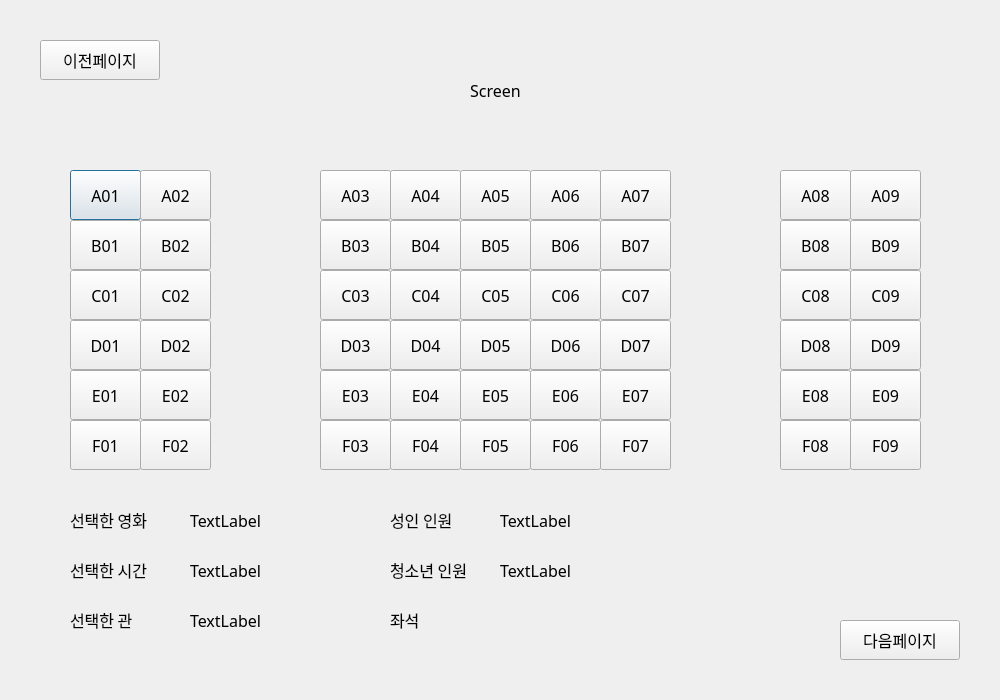
<?xml version="1.0" encoding="UTF-8"?>
<ui version="4.0">
 <class>Dialog</class>
 <widget class="QDialog" name="Dialog">
  <property name="geometry">
   <rect>
    <x>0</x>
    <y>0</y>
    <width>1000</width>
    <height>700</height>
   </rect>
  </property>
  <property name="minimumSize">
   <size>
    <width>1000</width>
    <height>700</height>
   </size>
  </property>
  <property name="maximumSize">
   <size>
    <width>1000</width>
    <height>700</height>
   </size>
  </property>
  <property name="windowTitle">
   <string>Dialog</string>
  </property>
  <widget class="QPushButton" name="seat_A01">
   <property name="geometry">
    <rect>
     <x>70</x>
     <y>170</y>
     <width>71</width>
     <height>50</height>
    </rect>
   </property>
   <property name="font">
    <font>
     <family>NanumGothic</family>
     <pointsize>12</pointsize>
    </font>
   </property>
   <property name="text">
    <string>A01</string>
   </property>
  </widget>
  <widget class="QPushButton" name="seat_A02">
   <property name="geometry">
    <rect>
     <x>140</x>
     <y>170</y>
     <width>71</width>
     <height>50</height>
    </rect>
   </property>
   <property name="font">
    <font>
     <family>NanumGothic</family>
     <pointsize>12</pointsize>
    </font>
   </property>
   <property name="text">
    <string>A02</string>
   </property>
  </widget>
  <widget class="QPushButton" name="seat_B01">
   <property name="geometry">
    <rect>
     <x>70</x>
     <y>220</y>
     <width>71</width>
     <height>50</height>
    </rect>
   </property>
   <property name="font">
    <font>
     <family>NanumGothic</family>
     <pointsize>12</pointsize>
    </font>
   </property>
   <property name="text">
    <string>B01</string>
   </property>
  </widget>
  <widget class="QPushButton" name="seat_B02">
   <property name="geometry">
    <rect>
     <x>140</x>
     <y>220</y>
     <width>71</width>
     <height>50</height>
    </rect>
   </property>
   <property name="font">
    <font>
     <family>NanumGothic</family>
     <pointsize>12</pointsize>
    </font>
   </property>
   <property name="text">
    <string>B02</string>
   </property>
  </widget>
  <widget class="QPushButton" name="seat_D02">
   <property name="geometry">
    <rect>
     <x>140</x>
     <y>320</y>
     <width>71</width>
     <height>50</height>
    </rect>
   </property>
   <property name="font">
    <font>
     <family>NanumGothic</family>
     <pointsize>12</pointsize>
    </font>
   </property>
   <property name="text">
    <string>D02</string>
   </property>
  </widget>
  <widget class="QPushButton" name="seat_C02">
   <property name="geometry">
    <rect>
     <x>140</x>
     <y>270</y>
     <width>71</width>
     <height>50</height>
    </rect>
   </property>
   <property name="font">
    <font>
     <family>NanumGothic</family>
     <pointsize>12</pointsize>
    </font>
   </property>
   <property name="text">
    <string>C02</string>
   </property>
  </widget>
  <widget class="QPushButton" name="seat_C01">
   <property name="geometry">
    <rect>
     <x>70</x>
     <y>270</y>
     <width>71</width>
     <height>50</height>
    </rect>
   </property>
   <property name="font">
    <font>
     <family>NanumGothic</family>
     <pointsize>12</pointsize>
    </font>
   </property>
   <property name="text">
    <string>C01</string>
   </property>
  </widget>
  <widget class="QPushButton" name="seat_D01">
   <property name="geometry">
    <rect>
     <x>70</x>
     <y>320</y>
     <width>71</width>
     <height>50</height>
    </rect>
   </property>
   <property name="font">
    <font>
     <family>NanumGothic</family>
     <pointsize>12</pointsize>
    </font>
   </property>
   <property name="text">
    <string>D01</string>
   </property>
  </widget>
  <widget class="QPushButton" name="seat_E02">
   <property name="geometry">
    <rect>
     <x>140</x>
     <y>370</y>
     <width>71</width>
     <height>50</height>
    </rect>
   </property>
   <property name="font">
    <font>
     <family>NanumGothic</family>
     <pointsize>12</pointsize>
    </font>
   </property>
   <property name="text">
    <string>E02</string>
   </property>
  </widget>
  <widget class="QPushButton" name="seat_E01">
   <property name="geometry">
    <rect>
     <x>70</x>
     <y>370</y>
     <width>71</width>
     <height>50</height>
    </rect>
   </property>
   <property name="font">
    <font>
     <family>NanumGothic</family>
     <pointsize>12</pointsize>
    </font>
   </property>
   <property name="text">
    <string>E01</string>
   </property>
  </widget>
  <widget class="QPushButton" name="seat_B03">
   <property name="geometry">
    <rect>
     <x>320</x>
     <y>220</y>
     <width>71</width>
     <height>50</height>
    </rect>
   </property>
   <property name="font">
    <font>
     <family>NanumGothic</family>
     <pointsize>12</pointsize>
    </font>
   </property>
   <property name="text">
    <string>B03</string>
   </property>
  </widget>
  <widget class="QPushButton" name="seat_C03">
   <property name="geometry">
    <rect>
     <x>320</x>
     <y>270</y>
     <width>71</width>
     <height>50</height>
    </rect>
   </property>
   <property name="font">
    <font>
     <family>NanumGothic</family>
     <pointsize>12</pointsize>
    </font>
   </property>
   <property name="text">
    <string>C03</string>
   </property>
  </widget>
  <widget class="QPushButton" name="seat_A03">
   <property name="geometry">
    <rect>
     <x>320</x>
     <y>170</y>
     <width>71</width>
     <height>50</height>
    </rect>
   </property>
   <property name="font">
    <font>
     <family>NanumGothic</family>
     <pointsize>12</pointsize>
    </font>
   </property>
   <property name="text">
    <string>A03</string>
   </property>
  </widget>
  <widget class="QPushButton" name="seat_E03">
   <property name="geometry">
    <rect>
     <x>320</x>
     <y>370</y>
     <width>71</width>
     <height>50</height>
    </rect>
   </property>
   <property name="font">
    <font>
     <family>NanumGothic</family>
     <pointsize>12</pointsize>
    </font>
   </property>
   <property name="text">
    <string>E03</string>
   </property>
  </widget>
  <widget class="QPushButton" name="seat_D03">
   <property name="geometry">
    <rect>
     <x>320</x>
     <y>320</y>
     <width>71</width>
     <height>50</height>
    </rect>
   </property>
   <property name="font">
    <font>
     <family>NanumGothic</family>
     <pointsize>12</pointsize>
    </font>
   </property>
   <property name="text">
    <string>D03</string>
   </property>
  </widget>
  <widget class="QPushButton" name="seat_C04">
   <property name="geometry">
    <rect>
     <x>390</x>
     <y>270</y>
     <width>71</width>
     <height>50</height>
    </rect>
   </property>
   <property name="font">
    <font>
     <family>NanumGothic</family>
     <pointsize>12</pointsize>
    </font>
   </property>
   <property name="text">
    <string>C04</string>
   </property>
  </widget>
  <widget class="QPushButton" name="seat_B04">
   <property name="geometry">
    <rect>
     <x>390</x>
     <y>220</y>
     <width>71</width>
     <height>50</height>
    </rect>
   </property>
   <property name="font">
    <font>
     <family>NanumGothic</family>
     <pointsize>12</pointsize>
    </font>
   </property>
   <property name="text">
    <string>B04</string>
   </property>
  </widget>
  <widget class="QPushButton" name="seat_D04">
   <property name="geometry">
    <rect>
     <x>390</x>
     <y>320</y>
     <width>71</width>
     <height>50</height>
    </rect>
   </property>
   <property name="font">
    <font>
     <family>NanumGothic</family>
     <pointsize>12</pointsize>
    </font>
   </property>
   <property name="text">
    <string>D04</string>
   </property>
  </widget>
  <widget class="QPushButton" name="seat_E04">
   <property name="geometry">
    <rect>
     <x>390</x>
     <y>370</y>
     <width>71</width>
     <height>50</height>
    </rect>
   </property>
   <property name="font">
    <font>
     <family>NanumGothic</family>
     <pointsize>12</pointsize>
    </font>
   </property>
   <property name="text">
    <string>E04</string>
   </property>
  </widget>
  <widget class="QPushButton" name="seat_A04">
   <property name="geometry">
    <rect>
     <x>390</x>
     <y>170</y>
     <width>71</width>
     <height>50</height>
    </rect>
   </property>
   <property name="font">
    <font>
     <family>NanumGothic</family>
     <pointsize>12</pointsize>
    </font>
   </property>
   <property name="text">
    <string>A04</string>
   </property>
  </widget>
  <widget class="QPushButton" name="seat_D05">
   <property name="geometry">
    <rect>
     <x>460</x>
     <y>320</y>
     <width>71</width>
     <height>50</height>
    </rect>
   </property>
   <property name="font">
    <font>
     <family>NanumGothic</family>
     <pointsize>12</pointsize>
    </font>
   </property>
   <property name="text">
    <string>D05</string>
   </property>
  </widget>
  <widget class="QPushButton" name="seat_E05">
   <property name="geometry">
    <rect>
     <x>460</x>
     <y>370</y>
     <width>71</width>
     <height>50</height>
    </rect>
   </property>
   <property name="font">
    <font>
     <family>NanumGothic</family>
     <pointsize>12</pointsize>
    </font>
   </property>
   <property name="text">
    <string>E05</string>
   </property>
  </widget>
  <widget class="QPushButton" name="seat_A05">
   <property name="geometry">
    <rect>
     <x>460</x>
     <y>170</y>
     <width>71</width>
     <height>50</height>
    </rect>
   </property>
   <property name="font">
    <font>
     <family>NanumGothic</family>
     <pointsize>12</pointsize>
    </font>
   </property>
   <property name="text">
    <string>A05</string>
   </property>
  </widget>
  <widget class="QPushButton" name="seat_C05">
   <property name="geometry">
    <rect>
     <x>460</x>
     <y>270</y>
     <width>71</width>
     <height>50</height>
    </rect>
   </property>
   <property name="font">
    <font>
     <family>NanumGothic</family>
     <pointsize>12</pointsize>
    </font>
   </property>
   <property name="text">
    <string>C05</string>
   </property>
  </widget>
  <widget class="QPushButton" name="seat_B05">
   <property name="geometry">
    <rect>
     <x>460</x>
     <y>220</y>
     <width>71</width>
     <height>50</height>
    </rect>
   </property>
   <property name="font">
    <font>
     <family>NanumGothic</family>
     <pointsize>12</pointsize>
    </font>
   </property>
   <property name="text">
    <string>B05</string>
   </property>
  </widget>
  <widget class="QPushButton" name="seat_D06">
   <property name="geometry">
    <rect>
     <x>530</x>
     <y>320</y>
     <width>71</width>
     <height>50</height>
    </rect>
   </property>
   <property name="font">
    <font>
     <family>NanumGothic</family>
     <pointsize>12</pointsize>
    </font>
   </property>
   <property name="text">
    <string>D06</string>
   </property>
  </widget>
  <widget class="QPushButton" name="seat_C06">
   <property name="geometry">
    <rect>
     <x>530</x>
     <y>270</y>
     <width>71</width>
     <height>50</height>
    </rect>
   </property>
   <property name="font">
    <font>
     <family>NanumGothic</family>
     <pointsize>12</pointsize>
    </font>
   </property>
   <property name="text">
    <string>C06</string>
   </property>
  </widget>
  <widget class="QPushButton" name="seat_A06">
   <property name="geometry">
    <rect>
     <x>530</x>
     <y>170</y>
     <width>71</width>
     <height>50</height>
    </rect>
   </property>
   <property name="font">
    <font>
     <family>NanumGothic</family>
     <pointsize>12</pointsize>
    </font>
   </property>
   <property name="text">
    <string>A06</string>
   </property>
  </widget>
  <widget class="QPushButton" name="seat_E06">
   <property name="geometry">
    <rect>
     <x>530</x>
     <y>370</y>
     <width>71</width>
     <height>50</height>
    </rect>
   </property>
   <property name="font">
    <font>
     <family>NanumGothic</family>
     <pointsize>12</pointsize>
    </font>
   </property>
   <property name="text">
    <string>E06</string>
   </property>
  </widget>
  <widget class="QPushButton" name="seat_B06">
   <property name="geometry">
    <rect>
     <x>530</x>
     <y>220</y>
     <width>71</width>
     <height>50</height>
    </rect>
   </property>
   <property name="font">
    <font>
     <family>NanumGothic</family>
     <pointsize>12</pointsize>
    </font>
   </property>
   <property name="text">
    <string>B06</string>
   </property>
  </widget>
  <widget class="QPushButton" name="seat_C07">
   <property name="geometry">
    <rect>
     <x>600</x>
     <y>270</y>
     <width>71</width>
     <height>50</height>
    </rect>
   </property>
   <property name="font">
    <font>
     <family>NanumGothic</family>
     <pointsize>12</pointsize>
    </font>
   </property>
   <property name="text">
    <string>C07</string>
   </property>
  </widget>
  <widget class="QPushButton" name="seat_E07">
   <property name="geometry">
    <rect>
     <x>600</x>
     <y>370</y>
     <width>71</width>
     <height>50</height>
    </rect>
   </property>
   <property name="font">
    <font>
     <family>NanumGothic</family>
     <pointsize>12</pointsize>
    </font>
   </property>
   <property name="text">
    <string>E07</string>
   </property>
  </widget>
  <widget class="QPushButton" name="seat_B07">
   <property name="geometry">
    <rect>
     <x>600</x>
     <y>220</y>
     <width>71</width>
     <height>50</height>
    </rect>
   </property>
   <property name="font">
    <font>
     <family>NanumGothic</family>
     <pointsize>12</pointsize>
    </font>
   </property>
   <property name="text">
    <string>B07</string>
   </property>
  </widget>
  <widget class="QPushButton" name="seat_A07">
   <property name="geometry">
    <rect>
     <x>600</x>
     <y>170</y>
     <width>71</width>
     <height>50</height>
    </rect>
   </property>
   <property name="font">
    <font>
     <family>NanumGothic</family>
     <pointsize>12</pointsize>
    </font>
   </property>
   <property name="text">
    <string>A07</string>
   </property>
  </widget>
  <widget class="QPushButton" name="seat_D07">
   <property name="geometry">
    <rect>
     <x>600</x>
     <y>320</y>
     <width>71</width>
     <height>50</height>
    </rect>
   </property>
   <property name="font">
    <font>
     <family>NanumGothic</family>
     <pointsize>12</pointsize>
    </font>
   </property>
   <property name="text">
    <string>D07</string>
   </property>
  </widget>
  <widget class="QPushButton" name="seat_F06">
   <property name="geometry">
    <rect>
     <x>530</x>
     <y>420</y>
     <width>71</width>
     <height>50</height>
    </rect>
   </property>
   <property name="font">
    <font>
     <family>NanumGothic</family>
     <pointsize>12</pointsize>
    </font>
   </property>
   <property name="text">
    <string>F06</string>
   </property>
  </widget>
  <widget class="QPushButton" name="seat_F07">
   <property name="geometry">
    <rect>
     <x>600</x>
     <y>420</y>
     <width>71</width>
     <height>50</height>
    </rect>
   </property>
   <property name="font">
    <font>
     <family>NanumGothic</family>
     <pointsize>12</pointsize>
    </font>
   </property>
   <property name="text">
    <string>F07</string>
   </property>
  </widget>
  <widget class="QPushButton" name="seat_F04">
   <property name="geometry">
    <rect>
     <x>390</x>
     <y>420</y>
     <width>71</width>
     <height>50</height>
    </rect>
   </property>
   <property name="font">
    <font>
     <family>NanumGothic</family>
     <pointsize>12</pointsize>
    </font>
   </property>
   <property name="text">
    <string>F04</string>
   </property>
  </widget>
  <widget class="QPushButton" name="seat_F03">
   <property name="geometry">
    <rect>
     <x>320</x>
     <y>420</y>
     <width>71</width>
     <height>50</height>
    </rect>
   </property>
   <property name="font">
    <font>
     <family>NanumGothic</family>
     <pointsize>12</pointsize>
    </font>
   </property>
   <property name="text">
    <string>F03</string>
   </property>
  </widget>
  <widget class="QPushButton" name="seat_F05">
   <property name="geometry">
    <rect>
     <x>460</x>
     <y>420</y>
     <width>71</width>
     <height>50</height>
    </rect>
   </property>
   <property name="font">
    <font>
     <family>NanumGothic</family>
     <pointsize>12</pointsize>
    </font>
   </property>
   <property name="text">
    <string>F05</string>
   </property>
  </widget>
  <widget class="QPushButton" name="seat_F01">
   <property name="geometry">
    <rect>
     <x>70</x>
     <y>420</y>
     <width>71</width>
     <height>50</height>
    </rect>
   </property>
   <property name="font">
    <font>
     <family>NanumGothic</family>
     <pointsize>12</pointsize>
    </font>
   </property>
   <property name="text">
    <string>F01</string>
   </property>
  </widget>
  <widget class="QPushButton" name="seat_F02">
   <property name="geometry">
    <rect>
     <x>140</x>
     <y>420</y>
     <width>71</width>
     <height>50</height>
    </rect>
   </property>
   <property name="font">
    <font>
     <family>NanumGothic</family>
     <pointsize>12</pointsize>
    </font>
   </property>
   <property name="text">
    <string>F02</string>
   </property>
  </widget>
  <widget class="QPushButton" name="seat_B09">
   <property name="geometry">
    <rect>
     <x>850</x>
     <y>220</y>
     <width>71</width>
     <height>50</height>
    </rect>
   </property>
   <property name="font">
    <font>
     <family>NanumGothic</family>
     <pointsize>12</pointsize>
    </font>
   </property>
   <property name="text">
    <string>B09</string>
   </property>
  </widget>
  <widget class="QPushButton" name="seat_C09">
   <property name="geometry">
    <rect>
     <x>850</x>
     <y>270</y>
     <width>71</width>
     <height>50</height>
    </rect>
   </property>
   <property name="font">
    <font>
     <family>NanumGothic</family>
     <pointsize>12</pointsize>
    </font>
   </property>
   <property name="text">
    <string>C09</string>
   </property>
  </widget>
  <widget class="QPushButton" name="seat_E08">
   <property name="geometry">
    <rect>
     <x>780</x>
     <y>370</y>
     <width>71</width>
     <height>50</height>
    </rect>
   </property>
   <property name="font">
    <font>
     <family>NanumGothic</family>
     <pointsize>12</pointsize>
    </font>
   </property>
   <property name="text">
    <string>E08</string>
   </property>
  </widget>
  <widget class="QPushButton" name="seat_A09">
   <property name="geometry">
    <rect>
     <x>850</x>
     <y>170</y>
     <width>71</width>
     <height>50</height>
    </rect>
   </property>
   <property name="font">
    <font>
     <family>NanumGothic</family>
     <pointsize>12</pointsize>
    </font>
   </property>
   <property name="text">
    <string>A09</string>
   </property>
  </widget>
  <widget class="QPushButton" name="seat_E09">
   <property name="geometry">
    <rect>
     <x>850</x>
     <y>370</y>
     <width>71</width>
     <height>50</height>
    </rect>
   </property>
   <property name="font">
    <font>
     <family>NanumGothic</family>
     <pointsize>12</pointsize>
    </font>
   </property>
   <property name="text">
    <string>E09</string>
   </property>
  </widget>
  <widget class="QPushButton" name="seat_D08">
   <property name="geometry">
    <rect>
     <x>780</x>
     <y>320</y>
     <width>71</width>
     <height>50</height>
    </rect>
   </property>
   <property name="font">
    <font>
     <family>NanumGothic</family>
     <pointsize>12</pointsize>
    </font>
   </property>
   <property name="text">
    <string>D08</string>
   </property>
  </widget>
  <widget class="QPushButton" name="seat_F09">
   <property name="geometry">
    <rect>
     <x>850</x>
     <y>420</y>
     <width>71</width>
     <height>50</height>
    </rect>
   </property>
   <property name="font">
    <font>
     <family>NanumGothic</family>
     <pointsize>12</pointsize>
    </font>
   </property>
   <property name="text">
    <string>F09</string>
   </property>
  </widget>
  <widget class="QPushButton" name="seat_F08">
   <property name="geometry">
    <rect>
     <x>780</x>
     <y>420</y>
     <width>71</width>
     <height>50</height>
    </rect>
   </property>
   <property name="font">
    <font>
     <family>NanumGothic</family>
     <pointsize>12</pointsize>
    </font>
   </property>
   <property name="text">
    <string>F08</string>
   </property>
  </widget>
  <widget class="QPushButton" name="seat_A08">
   <property name="geometry">
    <rect>
     <x>780</x>
     <y>170</y>
     <width>71</width>
     <height>50</height>
    </rect>
   </property>
   <property name="font">
    <font>
     <family>NanumGothic</family>
     <pointsize>12</pointsize>
    </font>
   </property>
   <property name="text">
    <string>A08</string>
   </property>
  </widget>
  <widget class="QPushButton" name="seat_C08">
   <property name="geometry">
    <rect>
     <x>780</x>
     <y>270</y>
     <width>71</width>
     <height>50</height>
    </rect>
   </property>
   <property name="font">
    <font>
     <family>NanumGothic</family>
     <pointsize>12</pointsize>
    </font>
   </property>
   <property name="text">
    <string>C08</string>
   </property>
  </widget>
  <widget class="QPushButton" name="seat_D09">
   <property name="geometry">
    <rect>
     <x>850</x>
     <y>320</y>
     <width>71</width>
     <height>50</height>
    </rect>
   </property>
   <property name="font">
    <font>
     <family>NanumGothic</family>
     <pointsize>12</pointsize>
    </font>
   </property>
   <property name="text">
    <string>D09</string>
   </property>
  </widget>
  <widget class="QPushButton" name="seat_B08">
   <property name="geometry">
    <rect>
     <x>780</x>
     <y>220</y>
     <width>71</width>
     <height>50</height>
    </rect>
   </property>
   <property name="font">
    <font>
     <family>NanumGothic</family>
     <pointsize>12</pointsize>
    </font>
   </property>
   <property name="text">
    <string>B08</string>
   </property>
  </widget>
  <widget class="QPushButton" name="btn_goback">
   <property name="geometry">
    <rect>
     <x>40</x>
     <y>40</y>
     <width>120</width>
     <height>40</height>
    </rect>
   </property>
   <property name="font">
    <font>
     <family>NanumGothic</family>
     <pointsize>12</pointsize>
    </font>
   </property>
   <property name="text">
    <string>이전페이지</string>
   </property>
  </widget>
  <widget class="QPushButton" name="btn_next">
   <property name="geometry">
    <rect>
     <x>840</x>
     <y>620</y>
     <width>120</width>
     <height>40</height>
    </rect>
   </property>
   <property name="font">
    <font>
     <family>NanumGothic</family>
     <pointsize>12</pointsize>
    </font>
   </property>
   <property name="text">
    <string>다음페이지</string>
   </property>
  </widget>
  <widget class="QLabel" name="label">
   <property name="geometry">
    <rect>
     <x>170</x>
     <y>30</y>
     <width>651</width>
     <height>121</height>
    </rect>
   </property>
   <property name="font">
    <font>
     <family>NanumGothic</family>
     <pointsize>12</pointsize>
    </font>
   </property>
   <property name="text">
    <string>Screen</string>
   </property>
   <property name="alignment">
    <set>Qt::AlignCenter</set>
   </property>
  </widget>
  <widget class="QLabel" name="lbl_selecttime">
   <property name="geometry">
    <rect>
     <x>190</x>
     <y>560</y>
     <width>200</width>
     <height>20</height>
    </rect>
   </property>
   <property name="font">
    <font>
     <family>NanumGothic</family>
     <pointsize>12</pointsize>
    </font>
   </property>
   <property name="text">
    <string>TextLabel</string>
   </property>
  </widget>
  <widget class="QLabel" name="lbl_teennum">
   <property name="geometry">
    <rect>
     <x>500</x>
     <y>560</y>
     <width>200</width>
     <height>20</height>
    </rect>
   </property>
   <property name="font">
    <font>
     <family>NanumGothic</family>
     <pointsize>12</pointsize>
    </font>
   </property>
   <property name="text">
    <string>TextLabel</string>
   </property>
  </widget>
  <widget class="QLabel" name="label_5">
   <property name="geometry">
    <rect>
     <x>70</x>
     <y>510</y>
     <width>91</width>
     <height>20</height>
    </rect>
   </property>
   <property name="font">
    <font>
     <family>NanumGothic</family>
     <pointsize>12</pointsize>
    </font>
   </property>
   <property name="text">
    <string>선택한 영화</string>
   </property>
  </widget>
  <widget class="QLabel" name="lbl_selectmovie">
   <property name="geometry">
    <rect>
     <x>190</x>
     <y>510</y>
     <width>200</width>
     <height>20</height>
    </rect>
   </property>
   <property name="font">
    <font>
     <family>NanumGothic</family>
     <pointsize>12</pointsize>
    </font>
   </property>
   <property name="text">
    <string>TextLabel</string>
   </property>
  </widget>
  <widget class="QLabel" name="label_8">
   <property name="geometry">
    <rect>
     <x>390</x>
     <y>560</y>
     <width>91</width>
     <height>20</height>
    </rect>
   </property>
   <property name="font">
    <font>
     <family>NanumGothic</family>
     <pointsize>12</pointsize>
    </font>
   </property>
   <property name="text">
    <string>청소년 인원</string>
   </property>
  </widget>
  <widget class="QLabel" name="label_7">
   <property name="geometry">
    <rect>
     <x>390</x>
     <y>510</y>
     <width>91</width>
     <height>20</height>
    </rect>
   </property>
   <property name="font">
    <font>
     <family>NanumGothic</family>
     <pointsize>12</pointsize>
    </font>
   </property>
   <property name="text">
    <string>성인 인원</string>
   </property>
  </widget>
  <widget class="QLabel" name="lbl_selecttheater">
   <property name="geometry">
    <rect>
     <x>190</x>
     <y>610</y>
     <width>200</width>
     <height>20</height>
    </rect>
   </property>
   <property name="font">
    <font>
     <family>NanumGothic</family>
     <pointsize>12</pointsize>
    </font>
   </property>
   <property name="text">
    <string>TextLabel</string>
   </property>
  </widget>
  <widget class="QLabel" name="lbl_adtnum">
   <property name="geometry">
    <rect>
     <x>500</x>
     <y>510</y>
     <width>200</width>
     <height>20</height>
    </rect>
   </property>
   <property name="font">
    <font>
     <family>NanumGothic</family>
     <pointsize>12</pointsize>
    </font>
   </property>
   <property name="text">
    <string>TextLabel</string>
   </property>
  </widget>
  <widget class="QLabel" name="label_4">
   <property name="geometry">
    <rect>
     <x>70</x>
     <y>610</y>
     <width>91</width>
     <height>20</height>
    </rect>
   </property>
   <property name="font">
    <font>
     <family>NanumGothic</family>
     <pointsize>12</pointsize>
    </font>
   </property>
   <property name="text">
    <string>선택한 관</string>
   </property>
  </widget>
  <widget class="QLabel" name="label_6">
   <property name="geometry">
    <rect>
     <x>70</x>
     <y>560</y>
     <width>91</width>
     <height>20</height>
    </rect>
   </property>
   <property name="font">
    <font>
     <family>NanumGothic</family>
     <pointsize>12</pointsize>
    </font>
   </property>
   <property name="text">
    <string>선택한 시간</string>
   </property>
  </widget>
  <widget class="QLabel" name="label_9">
   <property name="geometry">
    <rect>
     <x>390</x>
     <y>610</y>
     <width>91</width>
     <height>20</height>
    </rect>
   </property>
   <property name="font">
    <font>
     <family>NanumGothic</family>
     <pointsize>12</pointsize>
    </font>
   </property>
   <property name="text">
    <string>좌석</string>
   </property>
  </widget>
  <widget class="QLabel" name="lbl_test5_2">
   <property name="geometry">
    <rect>
     <x>500</x>
     <y>610</y>
     <width>200</width>
     <height>20</height>
    </rect>
   </property>
   <property name="font">
    <font>
     <family>NanumGothic</family>
     <pointsize>12</pointsize>
    </font>
   </property>
   <property name="text">
    <string/>
   </property>
  </widget>
 </widget>
 <resources/>
 <connections/>
</ui>
